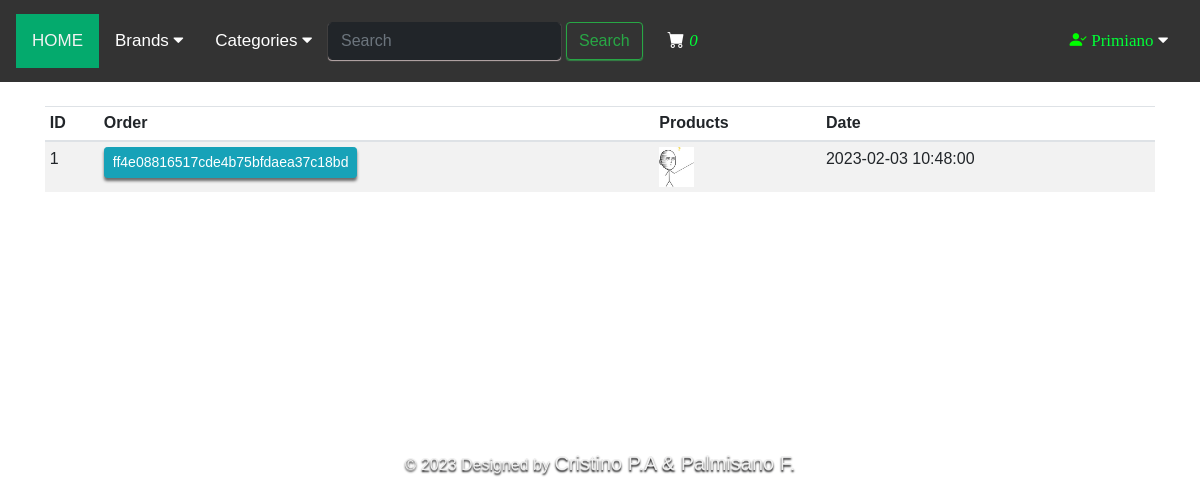
Screenshot of /customer/my_orders (signed in) with the database file from the repository.
### src/customers/models.py (models this page shows, shortened)
class Register(db.Model, UserMixin):
    id= db.Column(db.Integer, primary_key=True)
    name= db.Column(db.String(50), unique=False)
    username= db.Column(db.String(50), unique=True)
    email= db.Column(db.String(50), unique=True)
    password= db.Column(db.String(150), unique=False)
    country= db.Column(db.String(50), unique=False)
    city= db.Column(db.String(50), unique=False)
    contact= db.Column(db.String(50), unique=False)
    address= db.Column(db.String(50), unique=False)
    zipcode= db.Column(db.String(50), unique=False)
    profile= db.Column(db.String(200), unique=False, default='profile.jpg')
    date_created= db.Column(db.DateTime, nullable=False, default=datetime.utcnow)

class CustomerOrder(db.Model):
    id= db.Column(db.Integer, primary_key=True)
    invoice= db.Column(db.String(50), unique=True, nullable=False)
    customer_id= db.Column(db.Integer, nullable=False, unique=False)
    date_created= db.Column(db.DateTime, default=datetime.utcnow, nullable=False)
    orders= db.Column(JsonEcodeDict)

### app.py (the view)
@app.route('/customer/my_orders')
@login_required
def all_orders():
    return CustomerManager.all_orders()

### src/customers/models.py (called while the page is built)
@login_manager.user_loader
def user_loader(user_id):
    return Register.query.get(user_id)

    def process_result_value(self, value, dialect):
        if value is None:
            return '{}'
        else:
            return json.loads(value)

### templates/customer/all_orders.html (shortened to what this page needs)
{% extends 'layout.html' %}
{% block content %}
{% include 'navbar.html' %}
<div class="container">
    <table class="table table-sm table-condensed table-striped table-hover">
        <thead>
            <th>ID</th>
            <th>Order</th>
            <th>Products</th>
            <th>Date</th>
        </thead>
        <tbody>
            {% for order in orders %}
            <tr>
                <td>{{loop.index}}</td>
                <td><a href="{{url_for('orders',invoice=order.invoice)}}" class="btn btn-sm btn-info" method="GET"
                        type="submit" style="box-shadow: 0px 3px 3px rgb(107, 107, 107);">{{order.invoice}}</a></td>
                <td>
                    {% for i in range([3,order.orders.keys()|length]|min) %}
                    {% set image= (order.orders.values()|list)[i]['image_1'] %}
                    <img src="{{url_for('static', filename='images/' +image) }}" width="35" height="40">
                    {% endfor %}
                </td>
                <td>{{(order.date_created|string).split(".")[0]}}</td>
            </tr>
            {% endfor %}
        </tbody>
    </table>
</div>
{% include 'footer.html' %}
{% endblock content %}

### templates/navbar.html (shortened to what this page needs)
<div class="topnav" id="myTopnav">
    <a href="{{ url_for('home') }}" class="active">HOME</a>
    <div class="dropdown">
        <button class="dropbtn">Brands
            <i class="fa fa-caret-down"></i>
        </button>
    </div>
    <div class="dropdown">
        <button class="dropbtn">Categories
            <i class="fa fa-caret-down"></i>
        </button>
    </div>
    <div id="search_no_responsive" name="search_no_responsive">
        <a id="search_box" name="search_box">
            <form class="d-flex" role="search" action="{{url_for('result')}}">
                <input class="form-control" type="search" placeholder="Search" aria-label="Search" name="q" style=" border-color: #212529; background-color: #212529;
                box-shadow: 0px 1px 1px rgb(189, 173, 173); color: #ffff;">
                <button class="btn btn-outline-success" type="submit"
                    style="margin-left: 5px;  box-shadow:0px 1px 1px rgb(53, 131, 70);">Search</button>
            </form>
        </a>
    </div>
    <a href="{{url_for('getcart')}}" class="nav-link" style="color: #ffff; margin-left: 5px; min-width: 70px;"
        title="Cart">
        <i class="bi bi-cart-fill">
            <span
                style="color: rgb(0, 255, 55); font-family: 'Verdana'; font: bold;">{{session['Shoppingcart']|length}}</span>
        </i>
    </a>
    {% if logged==True %}
    <div class="dropdown" id="log_user" name="log_user">
        <button class="dropbtn">
            <i class="bi bi-person-check-fill" style="color: rgb(0, 255, 0);"></i>
            <span style="color: rgb(0, 255, 55); font-family: 'Verdana';">{{current_user.name}}</span>
            <i class="fa fa-caret-down"></i>
        </button>
    </div>
    {% endif %}
</div>
<br>

### templates/navbar.html (style rules this page uses)
body { margin: 0; font-family: Arial }
.topnav { overflow: hidden; background-color: #333; padding: 14px 16px; }
.topnav a { float: left; display: block; color: #f2f2f2; text-align: center; padding: 14px 16px; text-decoration: none; font-size: 17px; }
.topnav a:has(.d-flex) { padding: 0px 0px; }
.active { background-color: #04AA6D; color: white; }
.dropdown { float: left; overflow: hidden; }
.dropdown .dropbtn { font-size: 17px; border: none; outline: none; color: white; padding: 14px 16px; background-color: inherit; font-family: inherit; margin: 0; }
#log_user, #cust_reg, #cust_log { float: right; }
.topnav .d-flex { margin-top: 8px; }

### rows the page displays
Register: name "Primiano"
CustomerOrder: invoice "ff4e08816517cde4b75bfdaea37c18bd", date_created "2023-02-03 10:48:00"

### other values shown
{{ session['Shoppingcart']|length }} "0"
